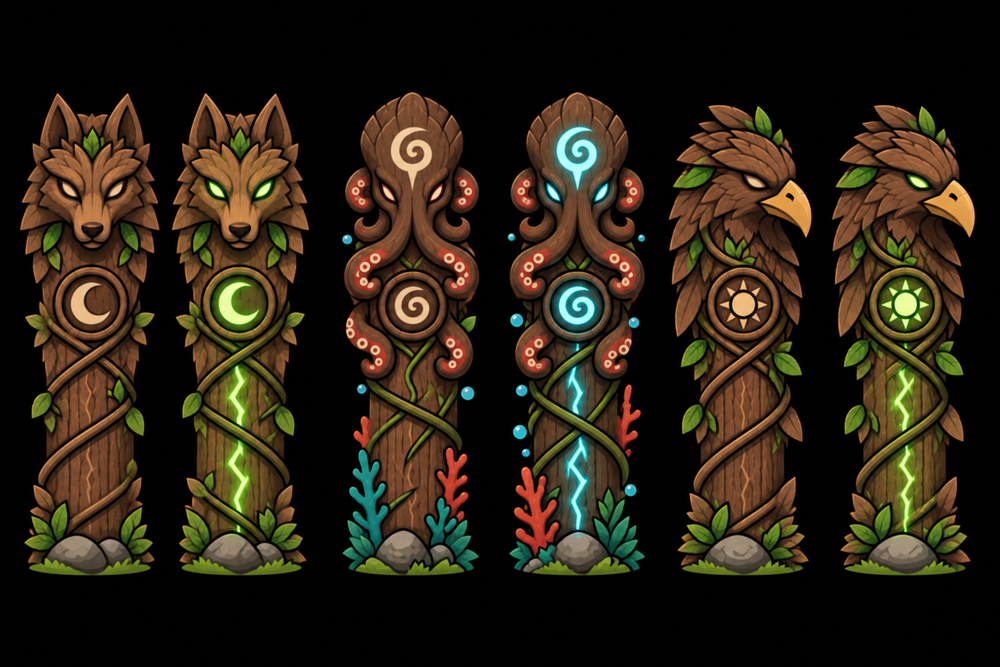
#> input picture assets/items/totems.png, 1000 x 667 px, shrunk from 1536 x 1024 before the run, found by its file name
$ python crop_totems.py
#> lines starting #> are read from the running program, lines starting #| are printed output that depends on the picture; after the words box and inside, x2 and y2 are one past the last pixel; in counts of white or black regions, pixels touching at a corner belong together
### tools/dechroma.py
#!/usr/bin/env python3
"""Shared background-removal helper for AI-generated sheets that ship on a
solid black canvas instead of a transparent one (assets/items/totems.png,
assets/decors/surface.png -- unlike every other sheet in this project).

A flat brightness threshold can't key the background out on its own: these
sheets' linework (tile borders, creature outlines, cracks) is drawn in
near-black too, and it's one connected network from edge to edge -- a plain
flood fill from the canvas border leaks straight through it and eats every
outline/gap in the image.

Fix: erode the "dark" mask by a few px before flood-filling from the
border. That erosion breaks the thin (1-3px) connecting strokes so
linework no longer bridges into the open background region, while the
background itself (much wider than a few px almost everywhere) survives
and still reaches the border. Re-dilate the surviving border-connected
blob by the same radius, re-intersected with the original dark mask, to
recover its true edge.

Requires numpy and Pillow and scipy.
"""
import numpy as np
from PIL import Image
from scipy import ndimage


def remove_black_background(path, threshold=60, erode=3):
    """Returns an RGBA array of `path` with its black background keyed
    to transparent. See module docstring for the technique."""
#> called with path = 'assets/items/totems.png', threshold = 60, erode = 3
    im = Image.open(path).convert('RGB')
#> im is the input picture: PIL image 1000x667 RGB; mean R, G, B 41.8, 33.1, 19.1
    arr = np.array(im).astype(int)
    h, w, _ = arr.shape
#> h = 667; w = 1000
    dark = arr.sum(axis=2) <= threshold
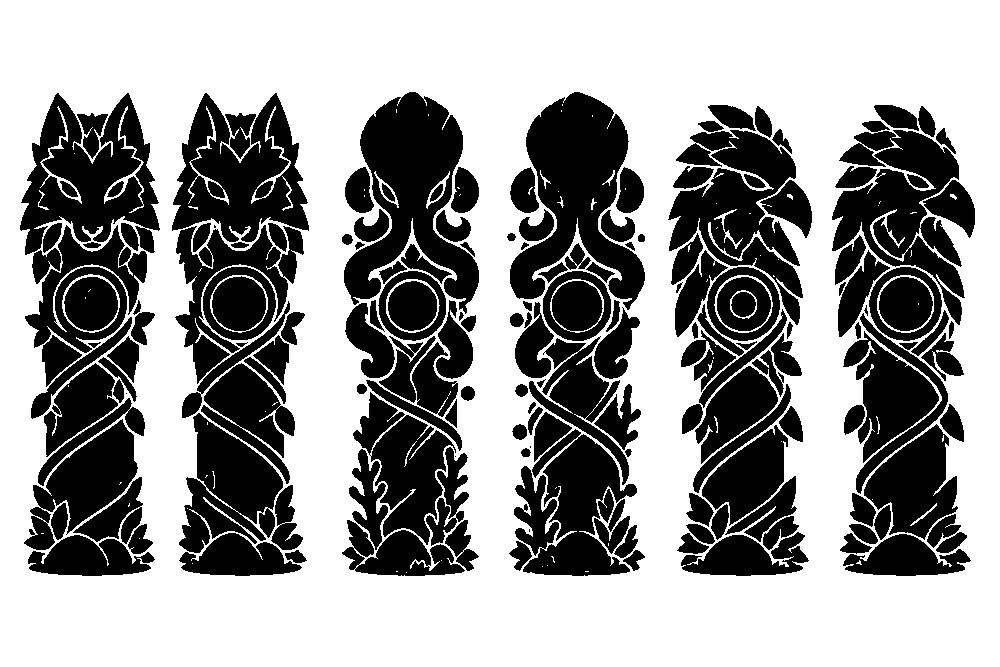
#> dark: shape (667, 1000) bool; 59.9% white; 176 black regions (5 under 20 px), largest, box (x1, y1, x2, y2) and area: (510, 92, 645, 310) 14521, (344, 92, 479, 314) 14202, (20, 93, 160, 255) 12334

    struct = np.ones((3, 3), dtype=int)
    # border_value=1: without it, binary_erosion treats the outside of the
    # array as background and erodes the canvas edge itself first, so no
    # label ever touches the border and nothing gets detected as background.
    eroded = ndimage.binary_erosion(dark, structure=struct, iterations=erode, border_value=1)
#> eroded: shape (667, 1000) bool; 49.2% white; 7 white regions (2 under 20 px), largest, box (x1, y1, x2, y2) and area: (0, 0, 1000, 667) 327743, (367, 211, 376, 223) 52, (448, 211, 458, 223) 52, (614, 212, 622, 223) 50, (532, 212, 541, 223) 46
    labeled, _ = ndimage.label(eroded, structure=struct)
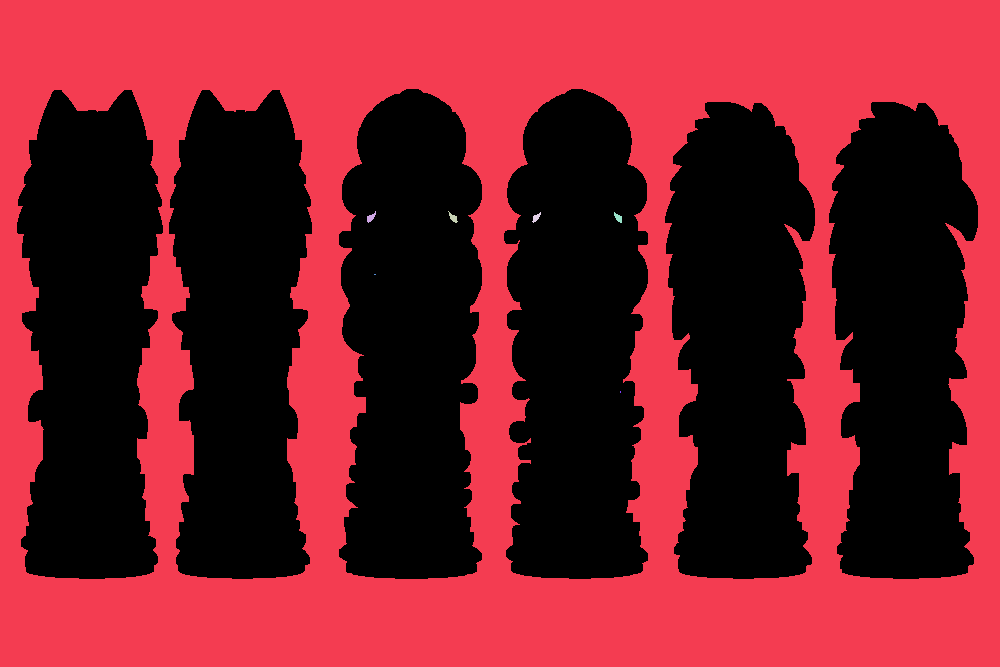
#> labeled: shape (667, 1000) int32; 8 distinct labels, from 0 to 7; one colour per label, 0 black
    border_labels = set(labeled[0, :]) | set(labeled[-1, :]) | set(labeled[:, 0]) | set(labeled[:, -1])
#> border_labels = 1 item
    border_labels.discard(0)
    core_bg = np.isin(labeled, list(border_labels))
#> core_bg: shape (667, 1000) bool; 49.1% white; 1 white region, box (x1, y1, x2, y2) and area: (0, 0, 1000, 667) 327743

    bg_mask = ndimage.binary_dilation(core_bg, structure=struct, iterations=erode)
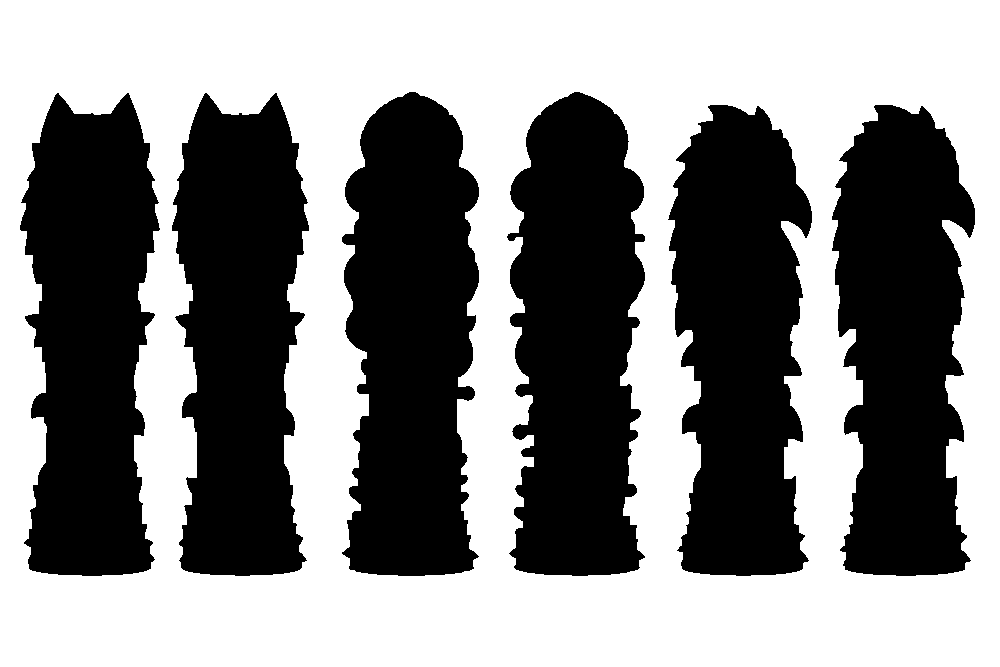
#> bg_mask: shape (667, 1000) bool; 53.7% white; 6 black regions, box (x1, y1, x2, y2) and area: (342, 92, 479, 576) 53041, (507, 92, 645, 576) 53002, (20, 93, 160, 576) 51019, (668, 105, 812, 576) 50929, (832, 105, 975, 576) 50462, (172, 93, 309, 576) 50366
    bg_mask &= dark

    rgba = np.dstack([arr.astype(np.uint8), np.full((h, w), 255, dtype=np.uint8)])
    rgba[bg_mask, 3] = 0
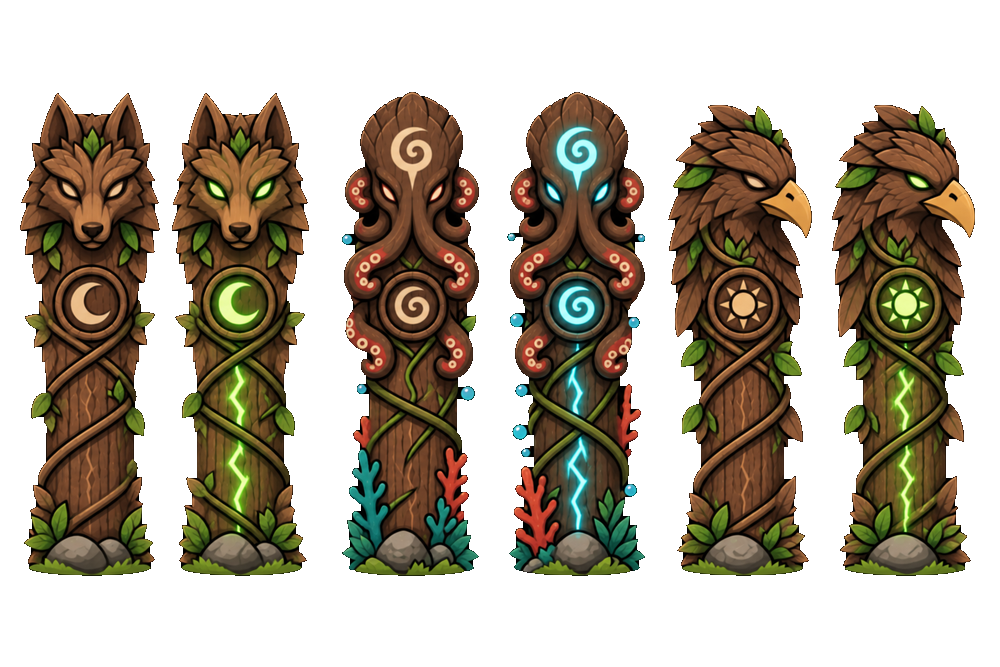
#> rgba: shape (667, 1000, 4); mean R, G, B, A 41.8, 33.1, 19.1, 118.1; transparent parts drawn white
    return rgba


# [14 lines that do not run on import are left out]

### tools/crop_totems.py
#!/usr/bin/env python3
"""Split assets/items/totems.png into the 6 individual totem frames.

Uses dechroma.py to key out the sheet's black background in memory (no
intermediate file committed), then splits the result using full-height
column gaps -- the 6 totems sit in clean, non-overlapping horizontal bands
with no floating decor between them (unlike popup.png), so a simple
column-projection split works.
"""
import os

import numpy as np
from PIL import Image

from dechroma import remove_black_background

SRC = 'assets/items/totems.png'
OUT_DIR = 'assets/items/totem_frames'
PAD = 6
# Left-to-right order in the sheet: wolf-dim, wolf-lit, octopus-dim,
# octopus-lit, eagle-dim, eagle-lit (moon symbol = wolf, spiral = octopus,
# sun = eagle; each pair is dim/unlit then lit/glowing).
NAMES = ['wolf_dim', 'wolf_lit', 'octopus_dim', 'octopus_lit', 'eagle_dim', 'eagle_lit']


def main():
    os.makedirs(OUT_DIR, exist_ok=True)
    arr = remove_black_background(SRC)
    alpha = arr[:, :, 3]
    content = alpha > 10
    col_has = content.any(axis=0)

    segs = []
    in_seg = False
    for i, v in enumerate(col_has):
        if v and not in_seg:
            start = i
            in_seg = True
        elif not v and in_seg:
            segs.append((start, i - 1))
            in_seg = False
#> this loop made 1000 passes
#> (v, in_seg) on pass 21: (True, True)
#> after the loop, in_seg = False; segs = [(20, 159), (172, 308), (342, 478), (507, 644), (668, 811), (832, 974)]; start = 832
    if in_seg:
        segs.append((start, len(col_has) - 1))

    assert len(segs) == len(NAMES), f'expected {len(NAMES)} columns, got {len(segs)}'

    h, w = alpha.shape
#> h = 667; w = 1000
    for name, (x0, x1) in zip(NAMES, segs):
        rows_has = content[:, x0:x1 + 1].any(axis=1)
        ys = np.nonzero(rows_has)[0]
        y0, y1 = ys.min(), ys.max()
        cx0, cx1 = max(0, x0 - PAD), min(w, x1 + 1 + PAD)
        cy0, cy1 = max(0, y0 - PAD), min(h, y1 + 1 + PAD)
        crop = arr[cy0:cy1, cx0:cx1]
        out_path = f'{OUT_DIR}/totem_{name}.png'
        Image.fromarray(crop, 'RGBA').save(out_path)
        print(name, crop.shape[1::-1], '->', out_path)
#> this loop made 6 passes
#> (name, x0, x1, y0, cx0, cx1, cy0) on passes 1 to 6: ('wolf_dim', 20, 159, 93, 14, 166, 87), ('wolf_lit', 172, 308, 93, 166, 315, 87), ('octopus_dim', 342, 478, 92, 336, 485, 86), ('octopus_lit', 507, 644, 92, 501, 651, 86), ('eagle_dim', 668, 811, 105, 662, 818, 99), ('eagle_lit', 832, 974, 105, 826, 981, 99)
#| wolf_dim (152, 495) -> assets/items/totem_frames/totem_wolf_dim.png
#| wolf_lit (149, 495) -> assets/items/totem_frames/totem_wolf_lit.png
#| octopus_dim (149, 496) -> assets/items/totem_frames/totem_octopus_dim.png
#| octopus_lit (150, 496) -> assets/items/totem_frames/totem_octopus_lit.png
#| eagle_dim (156, 483) -> assets/items/totem_frames/totem_eagle_dim.png
#| eagle_lit (155, 483) -> assets/items/totem_frames/totem_eagle_lit.png
#> pass 1, in main, `crop = arr[cy0:cy1, cx0:cx1]`:
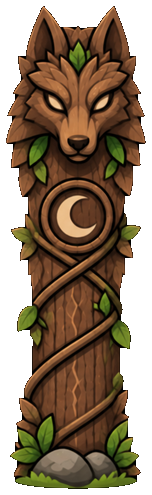
#> crop: shape (495, 152, 4); mean R, G, B, A 63.1, 44.6, 25, 172.9; transparent parts drawn white
#> pass 3, in main, `crop = arr[cy0:cy1, cx0:cx1]`:
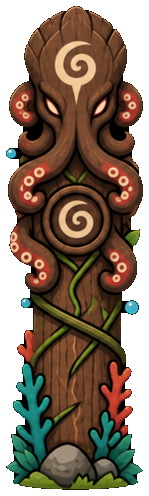
#> crop: shape (496, 149, 4); mean R, G, B, A 64.6, 47.4, 31.9, 183; transparent parts drawn white
#> after the loop:
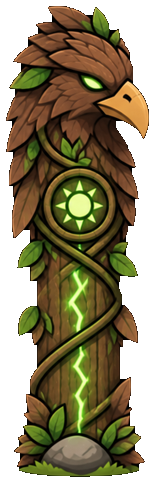
#> crop: shape (483, 155, 4); mean R, G, B, A 61.8, 52.1, 24.4, 171.9; transparent parts drawn white


if __name__ == '__main__':
    main()
